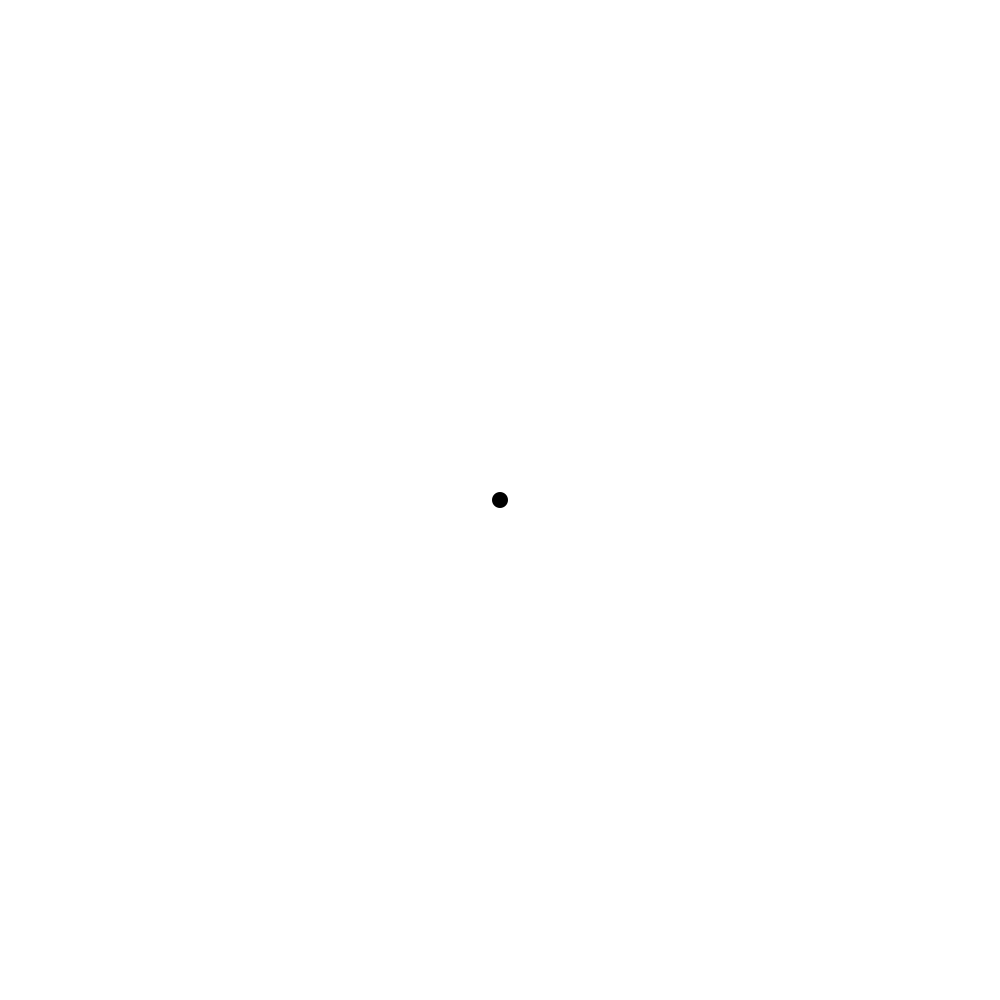
Frame 1 (no input)
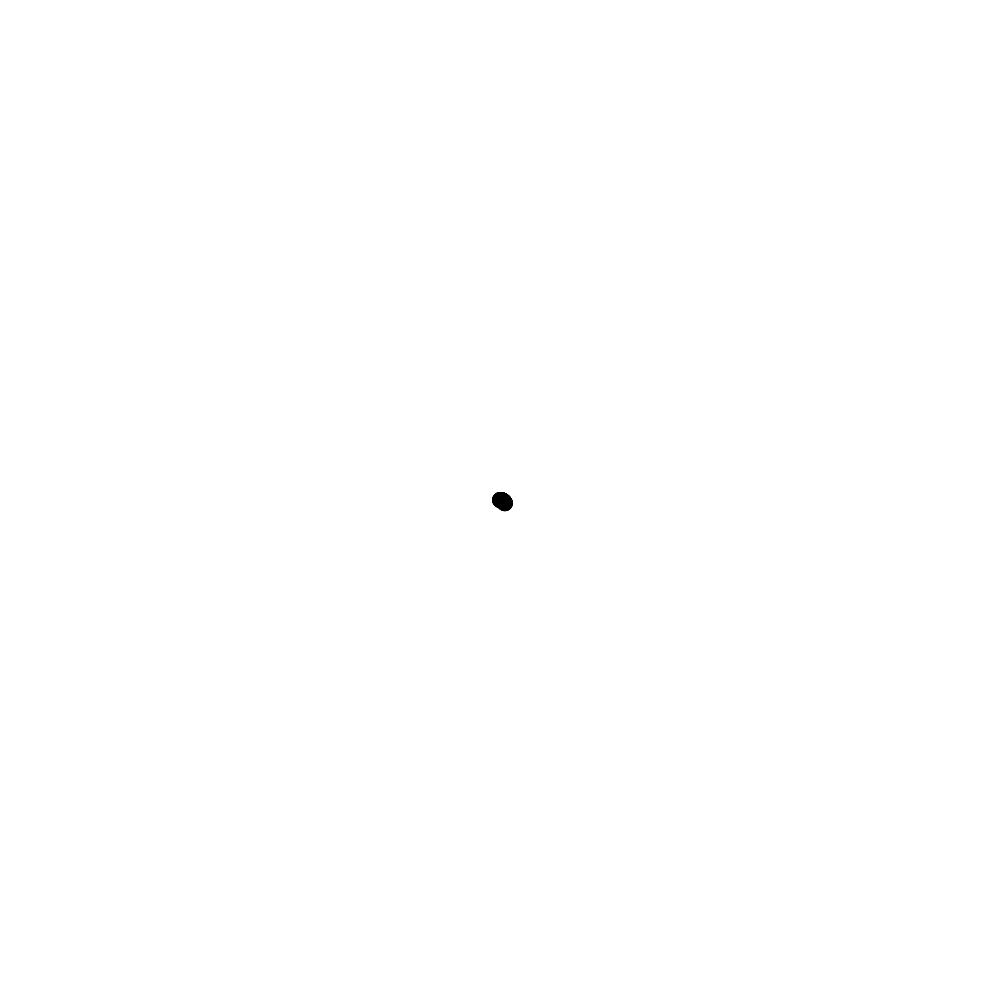
Frame 60 (the mouse pressed at the canvas centre just before this capture)
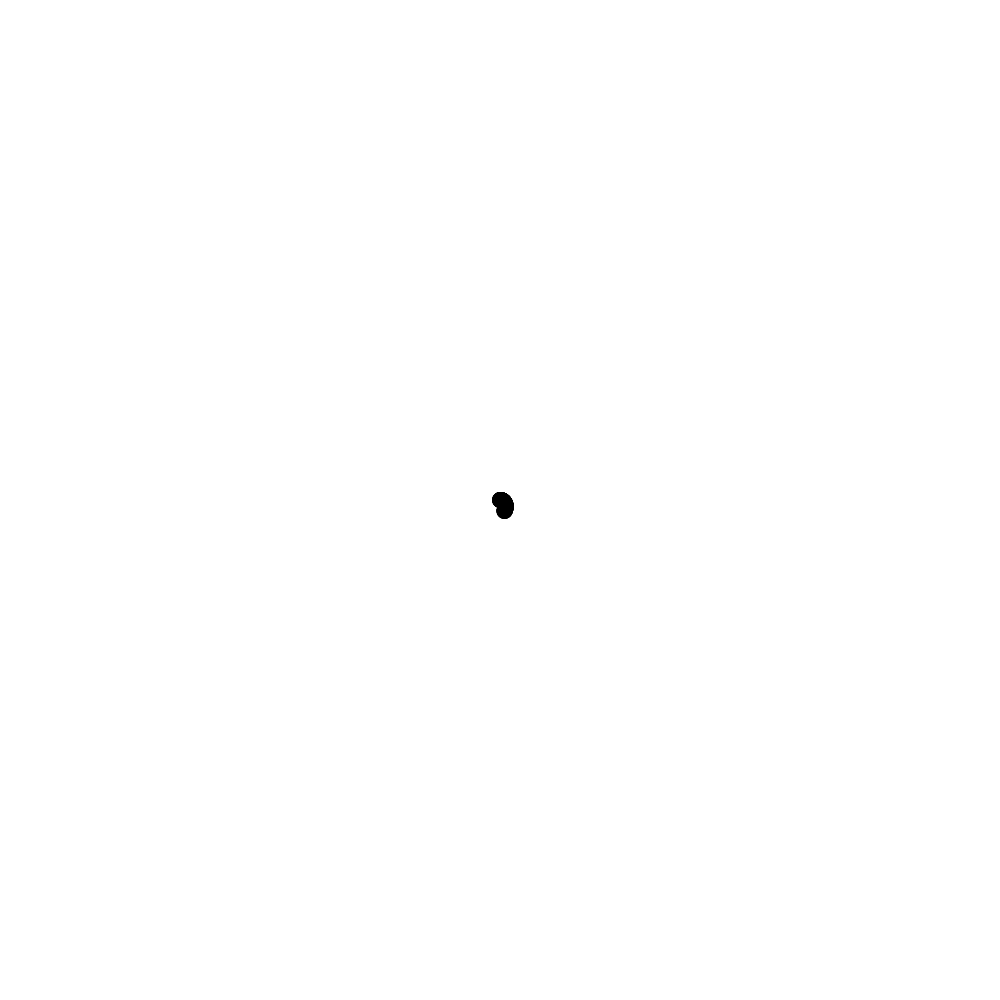
Frame 120 (the mouse held since frame 60 and released just before this capture)

The Processing sketch that drew these frames (run headless with seeded random() and noise(); from frame 60 on, the mouse is pressed at the canvas centre):

// Processing sketch: polar_example_spiral
// ── polar_example_spiral.pde
float r = 0;
float theta = 0;

void setup() {
  size(1000, 1000);
  background(255);
  smooth();
}

void draw () {
  float x = r * cos(theta);
  float y = r * sin(theta);
  
  noStroke();
  fill(0);
  ellipse(x + width/2, y + height/2, 16, 16);
  
  theta += .01;
  r += .1;
}
